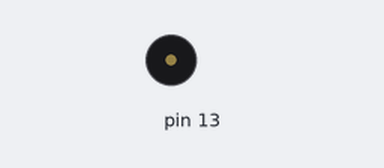
Bench run of a sketch on a simulated Arduino Uno, built with avr-gcc and run on an emulated ATmega328P. Parts: buzzer (waves = sounding).

Above: at 0.02 s.
At 2.87 s:
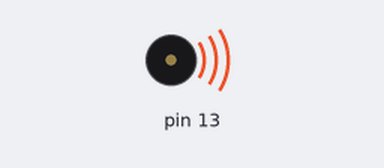
Timing chart, 0 to 3.2 s (numbered marks = the images above):
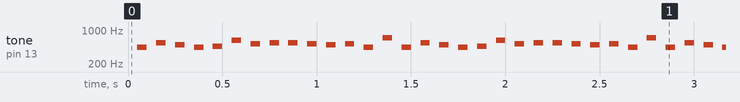

The sketch:

sound.ino
```cpp
void setup(){
 Serial.begin(9600);
}
int i=0;
int freq[] = {
440,
466,
493,
522,
553,
585,
619,
655,
693,
734,
777,
823,
871,
922,
976,
1034,
1095,
1160,
1228,
1301,
1378,
1459,
1545,
1636,
1733,
1836,
1945,
2060,
2182,
2311,
2448,
2593,
2747,
2910,
3083,
3266,
3460,
3665,
3882,
4112,
4356,
4615,
4889,
};
int melody[] = {0,4,2,0,1,6,3,4,4,3,2,3,0,8};
void loop(){
  if(i==14)i=0;
  noTone(13);
  delay(50);
  if(melody[i] != -1) tone(13,freq[melody[i]]);
  i++;
  delay(50);
}
```

Measured:
- by itself, tone on pin 13: plays 440 Hz for 0.05 s, 553 Hz for 0.05 s, 493 Hz for 0.05 s, 440 Hz for 0.05 s, 466 Hz for 0.05 s, 619 Hz for 0.05 s … (1300 notes in this stretch)
